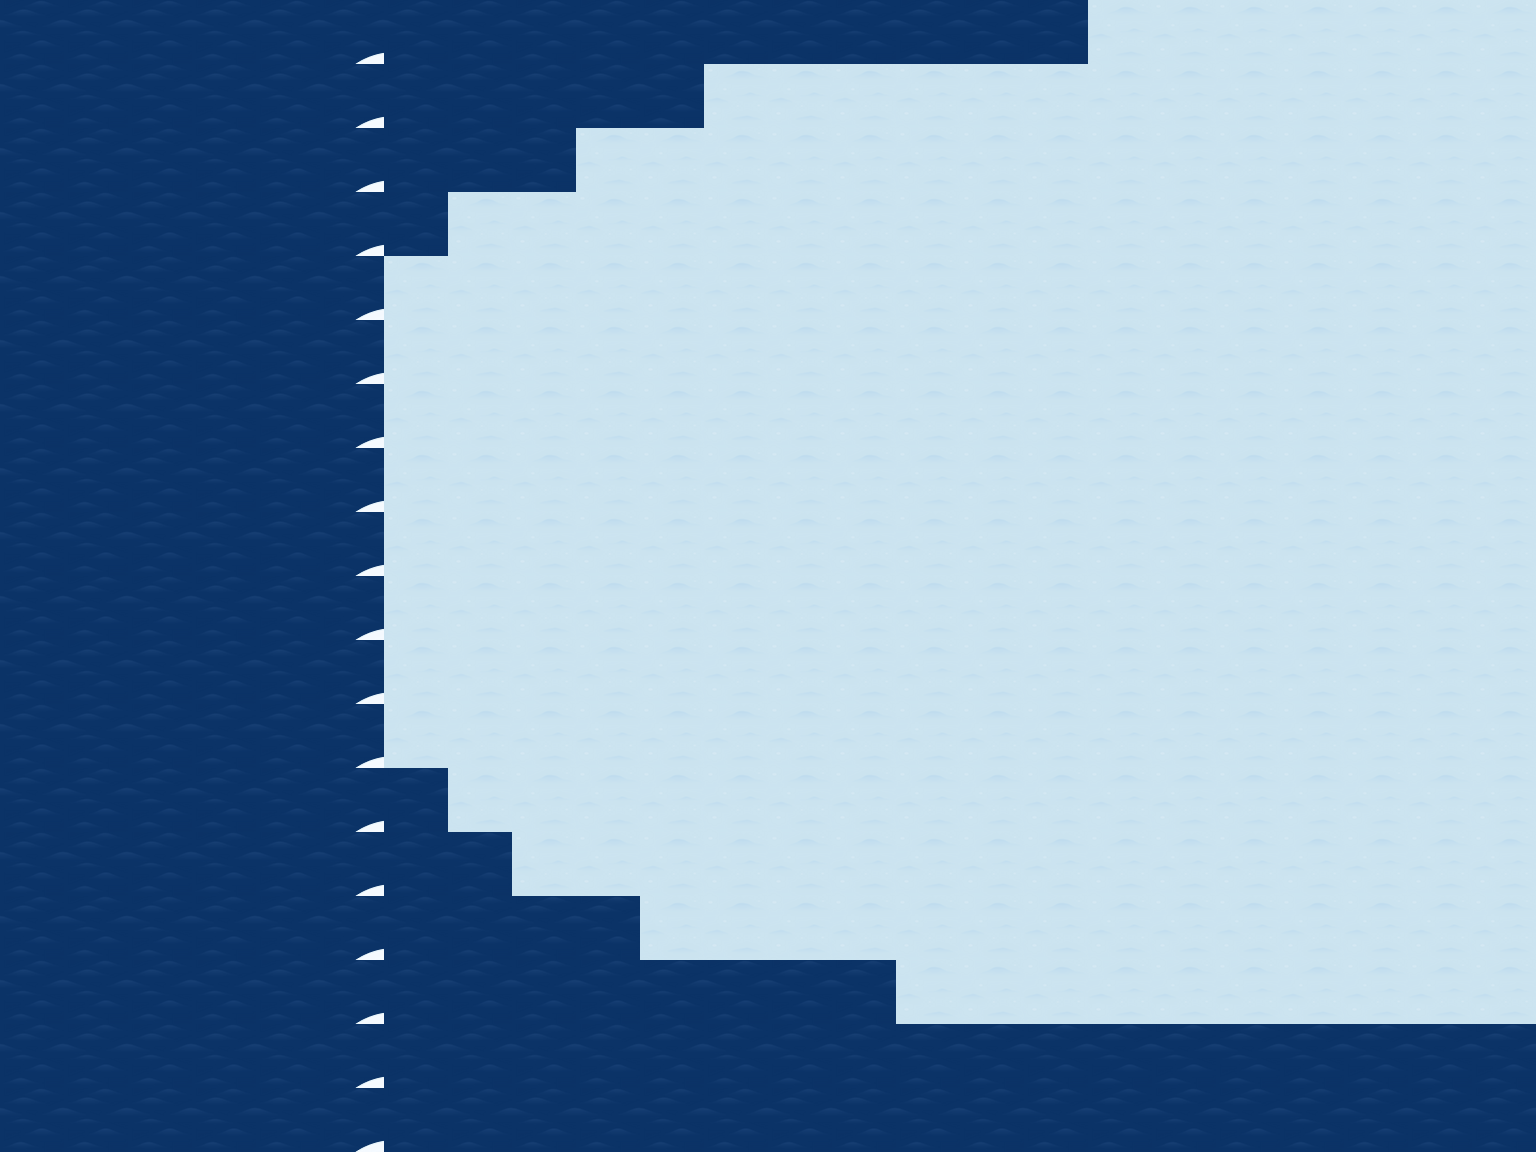

Tiled map render using the project's own tile images. Description and the map definition, with tile-layer contents summarised, below:
An orthogonal 24x18 tile map with 64x64 px tiles, 7 tile layers (flour, onFlour, sinkLayer, blockLayer, ...) and 3 objects.

<map version="1.0" tiledversion="1.1.6" orientation="orthogonal" renderorder="right-down" width="24" height="18" tilewidth="64" tileheight="64" infinite="0" nextobjectid="12">
 <tileset firstgid="1" name="tileSheetWinter" tilewidth="64" tileheight="64" tilecount="247" columns="13">
  <image source="tileSheetWinter.png" width="832" height="1216" />
 </tileset>
 <layer name="flour" width="24" height="18">
  <data>[432 cells, 432 non-empty, 2 distinct tile ids]</data>
 </layer>
 <layer name="onFlour" width="24" height="18">
  <data>[432 cells, 0 non-empty, 0 distinct tile ids]</data>
 </layer>
 <layer name="sinkLayer" width="24" height="18">
  <data>[432 cells, 0 non-empty, 0 distinct tile ids]</data>
 </layer>
 <layer name="blockLayer" width="24" height="18">
  <data>[432 cells, 0 non-empty, 0 distinct tile ids]</data>
 </layer>
 <layer name="onBlockLayer" width="24" height="18">
  <data>[432 cells, 0 non-empty, 0 distinct tile ids]</data>
 </layer>
 <layer name="railing" width="24" height="18">
  <data>[432 cells, 0 non-empty, 0 distinct tile ids]</data>
 </layer>
 <objectgroup name="playerLayer">
  <object id="1" gid="216" x="671" y="270" width="64" height="64">
   <properties>
    <property name="type" value="playerStartPosition" />
   </properties>
  </object>
 </objectgroup>
 <objectgroup name="objectLayer">
  <object id="10" gid="196" x="904.833" y="260.833" width="64" height="64">
   <properties>
    <property name="scene" type="int" value="1" />
    <property name="sprite" value="needToHit" />
    <property name="type" value="barrel" />
   </properties>
  </object>
  <object id="11" gid="196" x="961.833" y="261.833" width="64" height="64">
   <properties>
    <property name="scene" type="int" value="2" />
    <property name="sprite" value="needToHit" />
    <property name="type" value="barrel" />
   </properties>
  </object>
 </objectgroup>
 <layer name="upperLayer" width="24" height="18">
  <data>[432 cells, 18 non-empty, 1 distinct tile ids]</data>
 </layer>
</map>
